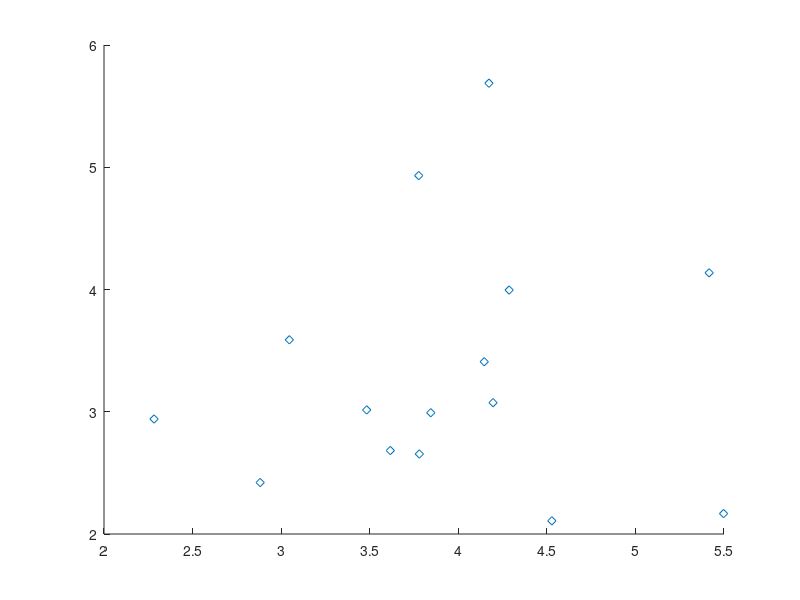

Here is the MATLAB script that generated this plot: (Note: this script raises an error after producing the figure.)
% lda8OX.m - Linear Discriminant Projection for data8OX.txt
%
fin=fopen('data8OX.txt');
nf=8;     n=45;                       % nf features, n patterns
L(1)=15;  L(2)=30;  L(3)=45;          % L(3)=n
fgetl(fin); fgetl(fin); fgetl(fin);   % skip 3 header lines
A=fscanf(fin,'%f',[1+nf n]); A=A';    % read input data 
d=8;  nk=15;  X=A(:,1:d);
%
% 6(a) - Covariance Matrix T,  [n d]=size(X);  n=45,  d=8
%
X1=X(1:L(1),:);  X2=X(1+L(1):L(2),:);  X3=X(1+L(2):L(3),:);
m1=mean(X1);    m2=mean(X2);    m3=mean(X3);
mu=mean(X);     T=cov(X);
W1=cov(X1);     W2=cov(X2);     W3=cov(X3); 
W=(nk-1)*(W1+W2+W3);
B=nk*((m1-mu)'*(m1-mu)+(m2-mu)'*(m2-mu)+(m3-mu)'*(m3-mu));
s=0.0001;
C=(inv(W+s*eye(d)))*(B+eps);
%
% 6(b) - Compute Eigenvalues of W^{-1}B
%
[U D]=eig(C);
Lambda=diag(D);
[Cat index]=sort(Lambda,'descend');
%
% 6(c) - Compute Percentage of Variance Retained
%
R(1)=Cat(1);
for i=2:d
  R(i)=R(i-1)+Cat(i);
end
S=R(d);
for i=1:d
  R(i)=R(i)/S*100;
end
format short
L',R
%
% 6(d) - LDA for 8OX data set
%
K=2;
Xproj=zeros(K,d);                     % initiate a projection matrix
for i=1:K
   Xproj(i,:)=U(:,index(i))';
end
Y=(Xproj*X')';                        % first K discriminant components
X1=Y(1:L(1),1);      Y1=Y(1:L(1),2);
X2=Y(1+L(1):L(2),1); Y2=Y(1+L(1):L(2),2);
X3=Y(1+L(2):L(3),1); Y3=Y(1+L(2):L(3),2);
plot(X1,Y1,'d',X2,Y2,'O',X3,Y3,'X','markersize',10);
legend('- 8','- O','- X')
% axis([2 24 -2 20]); grid;
% title('First Two Linear Discriminant Projection for data8OX')